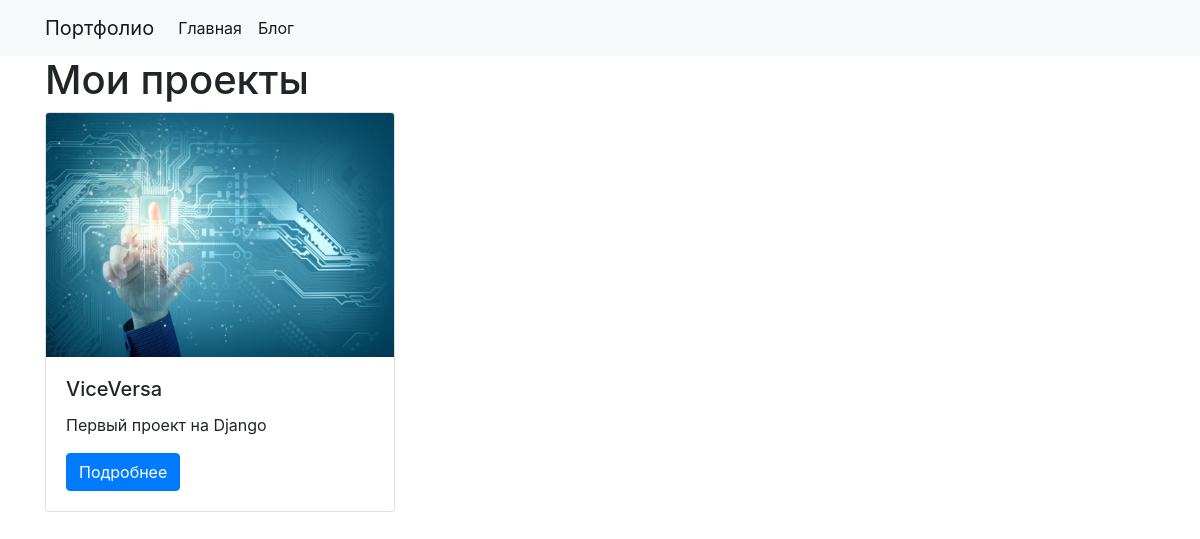
The page / on the database its author committed.
### project/models.py (models this page shows)
class Project(models.Model):
    title = models.CharField(max_length=100)
    description = models.TextField()
    technology = models.CharField(max_length=20)
    image = models.FileField(upload_to='img/')

### project/views.py (the view)
# urls.py: path('', views.project_index, name='project_index'),
def project_index(request):
    projects = Project.objects.all()
    context = {
        'projects': projects
    }
    return render(request, 'project_index.html', context)

### project/templates/project_index.html
{% extends 'portfolio/base.html' %}
{% load static %}
{% block page_content %}
<h1>Мои проекты</h1>
<div class="row">
    {% for project in projects %}
        <div class="col-md-4">
            <div class="card mb-2">
                <img class="card-img-top" src="{% static project.image %}">
                <div class="card-body">
                    <h5 class="card-title">{{ project.title }}</h5>
                    <p class="card-text">{{ project.description }}</p>
                    <a href="{% url 'project_detail' project.pk %}" class="btn btn-primary">
                        Подробнее
                    </a>
                </div>
            </div>
        </div>
    {% endfor %}
</div>
{% endblock %}

### rows shown on the page
Project: image (picture), title "ViceVersa", description "Первый проект на Django"
